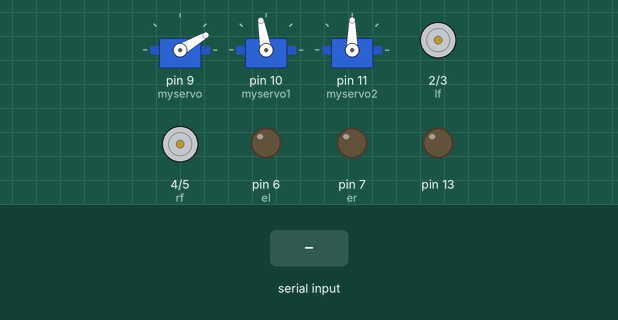
A sketch run on a simulated Arduino Uno, built with avr-gcc and run on an emulated ATmega328P. Parts: 3 × servo, motor-driver pin pairs drawn as motors (green arrow = first pin HIGH = forward, orange = second pin HIGH = backward, longer = more drive), output pins drawn as LEDs (lit = HIGH). The test bench sets the inputs (shaded band). What the sketch prints to the serial monitor is not drawn.

Above: at 1.2 s.
1.3 s: "Y90\n" received over Serial
At 1.6 s:
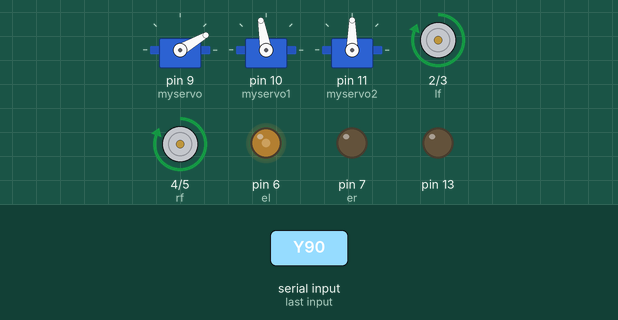
2.8 s: "X90\n" received over Serial
At 4.0 s:
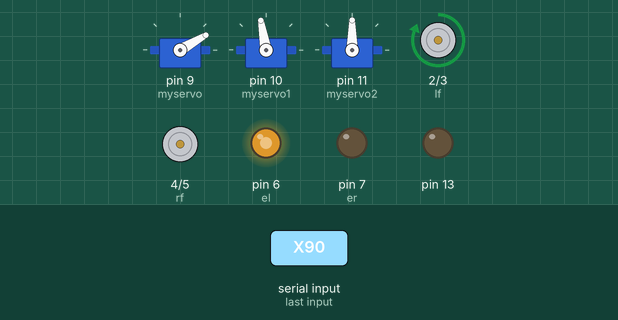
4.3 s: "Y,45\n" received over Serial
At 5.1 s:
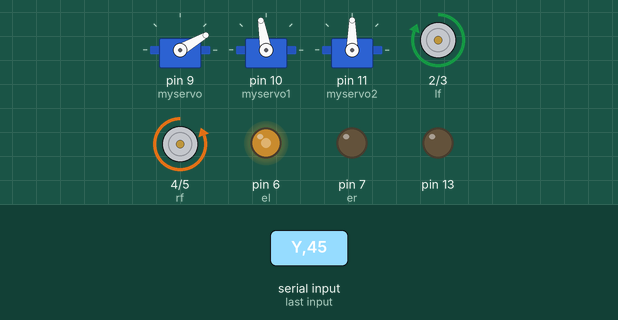
5.8 s: "X,45\n" received over Serial
At 6.3 s:
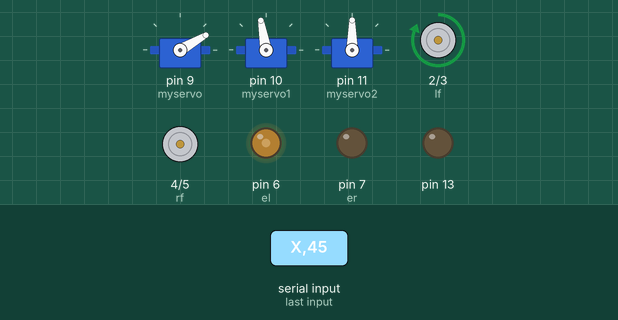
7.3 s: "X" received over Serial
At 9.4 s:
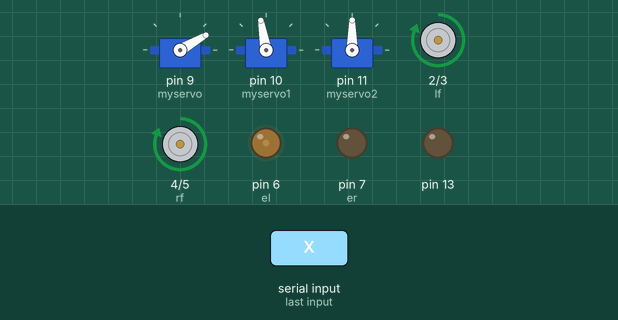
9.8 s: "W90\n" received over Serial
At 10.5 s:
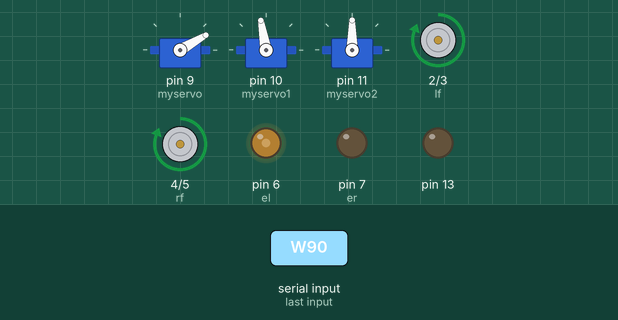
Timing chart, 0 to 12.3 s (numbered marks = the images above; inputs shaded):
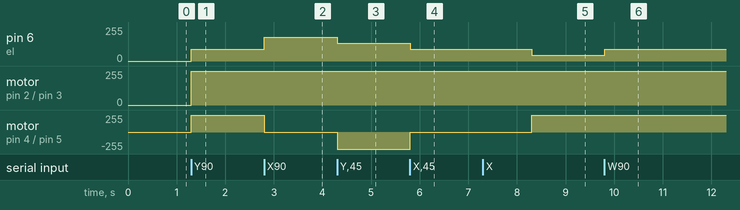

Measured:
- after the input at 1.3 s, pin 6 (el): 0/255 → 90/255 at once; motor on pin 2 (lf) / pin 3 (lb), motor on pin 4 (rf) / pin 5 (rb): stopped → forward 255/255 at once
- after the input at 2.8 s, pin 6 (el): 90/255 → 180/255 at once; motor on pin 4 (rf) / pin 5 (rb): forward 255/255 → stopped at once
- after the input at 4.3 s, pin 6 (el): 180/255 → 135/255 at once; motor on pin 4 (rf) / pin 5 (rb): stopped → backward 255/255 at once
- after the input at 5.8 s, pin 6 (el): 135/255 → 90/255 at once; motor on pin 4 (rf) / pin 5 (rb): backward 255/255 → stopped at once
- after the input at 7.3 s, pin 6 (el): 90/255 → 45/255 after 1.0 s; motor on pin 4 (rf) / pin 5 (rb): stopped → forward 255/255 after 1.0 s
- after the input at 9.8 s, pin 6 (el): 45/255 → 90/255 at once

The sketch:

bot2.ino
```cpp
#include <Servo.h>
Servo myservo;  // create servo object to control a servo
Servo myservo1;
Servo myservo2;
int val = 100;
int val2 = 30;
int val3 = 0;

int lf=2;
int lb=3;
int rf=4;
int rb=5;

int el=6;
int er=7;

int speedX = 0;
int speedY = 0;

int mspeed=255;
int cspeed=200;
int tm=200;
int state;
int flag=0;

void setup() {
  myservo.attach(9);
  myservo1.attach(10);
  myservo2.attach(11);
  pinMode(lf, OUTPUT);
  pinMode(lb, OUTPUT);
  pinMode(rf, OUTPUT);
  pinMode(rb, OUTPUT);
  pinMode(el, OUTPUT);
  pinMode(er, OUTPUT);
  pinMode(13, OUTPUT);

  Serial.begin(115200);
  myservo1.write(val);
   myservo.write(val2);
   //time_test();

}

void loop() {
   if(Serial.available() > 0){
     char command = Serial.read();


      switch (command) {

      /* Commands send by Android app.
         Format: #VALUE where # is the letter prefix and VALUE is an interger 0-255
         Example: X100 == Move in x direction at speed of 100 */

      case 'Y':   /* Command accelerometer tilt in y direction */
      case 'W':   /* Command joystick y-axis*/
        speedY = Serial.parseInt();;
        break;

      case 'X':   /* Command accelerometer tilt in x direction */
      case 'A':   /* Command joystick x-axis */
        speedX = Serial.parseInt();;
        break;

      default:
        //sendResponse("Arduino Tank: Unknown command \"%c\"", command);

        break;
    }

   }

   mrun(speedX, speedY);
}
```

motor.ino
```cpp
void mrun(int y, int x)
{
  int motorSpeedLeft = x + y;
  int motorSpeedRight = x - y;

if (motorSpeedLeft>254)
  motorSpeedLeft=254;
if (motorSpeedLeft<-254)
  motorSpeedLeft=-254;
if (motorSpeedRight>254)
  motorSpeedRight=254;
if (motorSpeedRight<-254)
  motorSpeedRight=-254;
  Serial.print("\t");
  Serial.print("y=");
  Serial.print(y);
  Serial.print("\t");
  Serial.print("x=");
  Serial.print(x);

  Serial.print("\t");
  Serial.print("L=");
  Serial.print(motorSpeedLeft);
  Serial.print("\t");
  Serial.print("R=");
  Serial.println(motorSpeedRight);

  mway3(motorSpeedLeft,motorSpeedRight);
}
void mway3(int lspeed,int rspeed )
{
  if (lspeed==0)
  {
        digitalWrite(lf, LOW);
        digitalWrite(lb, LOW);
  }
  else if(lspeed>0)
  {
        digitalWrite(lf, HIGH);
        digitalWrite(lb, LOW);
  }
  else if(lspeed<0)
  {
        lspeed=-lspeed;
        digitalWrite(lf, LOW);
        digitalWrite(lb, HIGH);
  }
if (rspeed==0)
  {
        digitalWrite(rf, LOW);
        digitalWrite(rb, LOW);
  }
  else if(rspeed>0)
  {
        digitalWrite(rf, HIGH);
        digitalWrite(rb, LOW);
  }
  else if(rspeed<0)
  {
        rspeed=-rspeed;
        digitalWrite(rf, LOW);
        digitalWrite(rb, HIGH);
  }
 analogWrite(el, lspeed);
 analogWrite(er, rspeed);

}
```

test.ino
```cpp
void time_test()
{
  mway3(cspeed,-cspeed);
    delay(tm);
    mway3(0,0);
    delay(50);


    mway3(-cspeed,cspeed);
    delay(2*tm);
    mway3(0,0);
    delay(50);


    mway3(cspeed,-cspeed);
    delay(tm+10);
    mway3(0,0);
    //delay(50);

  }

  //      state = Serial.read();
//       flag=0;
//      //digitalWrite(13, HIGH);
//
//
//
//           if (state == '0') mspeed=0;
//      else if (state == '1') mspeed=90;
//      else if (state == '2') mspeed=150;
//      else if (state == '3') mspeed=190;
//      else if (state == '4') mspeed=220;
//      else if (state == '5') mspeed=255;
//      else if (state == 'F') mway3(mspeed,mspeed);
//      else if (state == 'B') mway3(-mspeed,-mspeed);
//      else if (state == 'R') mway3(mspeed,-mspeed);
//      else if (state == 'L') mway3(-mspeed,mspeed);
//      else if (state == 'S') mway3(0,0);
//      else if (state == 'G') mway3(0,mspeed);
//      else if (state == 'H') mway3(-mspeed,0);
//      else if (state == 'I') mway3(mspeed,0);
//      else if (state == 'J') mway3(0,-mspeed);
//
//
//
//       else if (state == 'a'){
//         if (val<170)
//         val = val + 10;
//         myservo1.write(val);
//          digitalWrite(13, HIGH);
//         Serial.print(val);
//          Serial.println("Up");
//          flag=1;
//          delay(40);
//
//       }
//      else if (state == 'b') {
//        if (val>10)
//        val = val - 10;
//        myservo1.write(val);
//         digitalWrite(13, LOW);
//          Serial.print(val);
//          Serial.println("Down");
//          flag=1;
//           delay(40);
//
//      }
//             else if (state == 'c'){
//         if (val2<170)
//         val2 = val2 + 10;
//         myservo.write(val2);
//         Serial.print(val2);
//          Serial.println("Up");
//          flag=1;
//          delay(40);
//
//       }
//      else if (state == 'd') {
//        if (val2>10)
//        val2 = val2 - 10;
//        myservo.write(val2);
//          Serial.print(val2);
//          Serial.println("Down");
//          flag=1;
//           delay(40);
//
//      }
//
//
//
//
```
